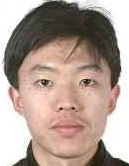
#> input picture daily/8/mysite/webapp/facedb1/1.png, 129 x 166 px, given in place of low_contrast_1.jpg, which was not available
$ jupyter execute --allow-errors analysis.ipynb   (shell and % lines are left out)   (older library calls are emulated)   (text cells are left out)
#> lines starting #> are read from the running program, lines starting #| are printed output that depends on the picture
### daily/8/mysite/recognition_facenet/ImageProcess.py

# coding: utf-8

# https://www.youtube.com/watch?v=Oi_jE5sp-A0&list=PLh6SAYydrIpctChfPFBlopqw-TGjwWf_8&index=3

# In[29]:

import numpy as np
import cv2
import matplotlib.pyplot as plt
import matplotlib.colors as colors
import os

# [24 lines left out: functions imshow, drawHistogram, not called in this run]


# In[43]:

MyImage=cv2.imread('./precessing/low_contrast_1.jpg',cv2.IMREAD_GRAYSCALE)
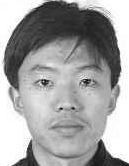
#> MyImage: shape (166, 129); min 5, max 255, mean 162.8


# In[44]:

# [5 lines left out: function contrast, not called in this run]


# In[45]:

def brightness(I,amount):
    I=I+amount
    return np.minimum(np.maximum(I,0),255)


# In[46]:

def invert(I):return 255-I


# In[47]:

def threshold(I,t):return (I<=t)*0+(I>t)*255


# In[48]:

# [98 lines left out: functions autoContract, modify_autoContract, histogramAnalysis, matchHistogram, equalization, not called in this run]

# In[51]:

### daily/8/mysite/facenet/align/detect_face.py
""" Tensorflow implementation of the face detection / alignment algorithm found at
https://github.com/kpzhang93/MTCNN_face_detection_alignment
"""
# MIT License
#
# Copyright (c) 2016 David Sandberg
#
# Permission is hereby granted, free of charge, to any person obtaining a copy
# of this software and associated documentation files (the "Software"), to deal
# in the Software without restriction, including without limitation the rights
# to use, copy, modify, merge, publish, distribute, sublicense, and/or sell
# copies of the Software, and to permit persons to whom the Software is
# furnished to do so, subject to the following conditions:
#
# The above copyright notice and this permission notice shall be included in all
# copies or substantial portions of the Software.
#
# THE SOFTWARE IS PROVIDED "AS IS", WITHOUT WARRANTY OF ANY KIND, EXPRESS OR
# IMPLIED, INCLUDING BUT NOT LIMITED TO THE WARRANTIES OF MERCHANTABILITY,
# FITNESS FOR A PARTICULAR PURPOSE AND NONINFRINGEMENT. IN NO EVENT SHALL THE
# AUTHORS OR COPYRIGHT HOLDERS BE LIABLE FOR ANY CLAIM, DAMAGES OR OTHER
# LIABILITY, WHETHER IN AN ACTION OF CONTRACT, TORT OR OTHERWISE, ARISING FROM,
# OUT OF OR IN CONNECTION WITH THE SOFTWARE OR THE USE OR OTHER DEALINGS IN THE
# SOFTWARE.

from __future__ import absolute_import
from __future__ import division
from __future__ import print_function
from six import string_types, iteritems

import numpy as np
import tensorflow as tf
#from math import floor
import cv2
import os

def layer(op):
    """Decorator for composable network layers."""

    # [18 lines left out: function layer_decorated, not called in this run]

    return layer_decorated

class Network(object):

    # [11 lines left out: function __init__, not called in this run]

    def setup(self):
        """Construct the network. """
        raise NotImplementedError('Must be implemented by the subclass.')

    # [32 lines left out: functions load, feed, not called in this run]

    def get_output(self):
        """Returns the current network output."""
        return self.terminals[-1]

    # [6 lines left out: function get_unique_name, not called in this run]

    def make_var(self, name, shape):
        """Creates a new TensorFlow variable."""
        return tf.get_variable(name, shape, trainable=self.trainable)

    def validate_padding(self, padding):
        """Verifies that the padding is one of the supported ones."""
        assert padding in ('SAME', 'VALID')

    # [69 lines left out: functions conv, prelu, max_pool, fc, not called in this run]


    """
    Multi dimensional softmax,
    refer to https://github.com/tensorflow/tensorflow/issues/210
    compute softmax along the dimension of target
    the native softmax only supports batch_size x dimension
    """
    # [7 lines left out: function softmax, not called in this run]

class PNet(Network):
    # [14 lines left out: function setup, not called in this run]

class RNet(Network):
    # [17 lines left out: function setup, not called in this run]

class ONet(Network):
    # [512 lines left out: functions setup, create_mtcnn, detect_face, bulk_detect_face, bbreg, generateBoundingBox and 3 more, not called in this run]

def imresample(img, sz):
    im_data = cv2.resize(img, (sz[1], sz[0]), interpolation=cv2.INTER_AREA) #@UndefinedVariable
    return im_data

    # [12 lines of commented-out code are left out]

### daily/8/mysite/analysis.ipynb
#> (a cell that did not finish here is left out)

[cell 2]
dbFile='./webapp/facedb1'
dbs=[]
fnames=[]
#> (the rest of this cell did not finish here and is left out)

#> (a cell that did not finish here is left out)

[cell 4]
def readDetectFile(fs='./webapp/detect/'):
    '''
    read files under fs,return a list of images[HxWxC]
    '''
    images=[]
    for f in os.listdir(fs):
        I=imread(os.path.join(fs,f),mode='RGB')
        I=modify_autoContract(I)
        images.append(I)
    return images
# [23 lines left out: function alignImage, not called in this run]

#> (the rest of this cell did not finish here and is left out)


$ run again, on daily/8/mysite/webapp/facedb1/8.jpg
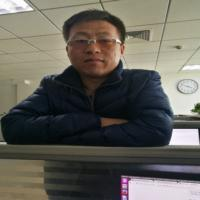
#> input picture daily/8/mysite/webapp/facedb1/8.jpg, 200 x 200 px, given in place of low_contrast_1.jpg, which was not available
#> `MyImage=cv2.imread('./precessing/low_contrast_1.jpg',cv2.IMREAD_GRAYSC..`:
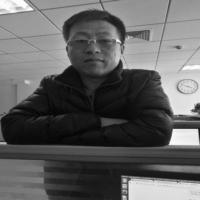
#> MyImage: shape (200, 200); min 1, max 255, mean 96.8

$ run again, on daily/8/mysite/webapp/facedb1/aaron carter.jpg
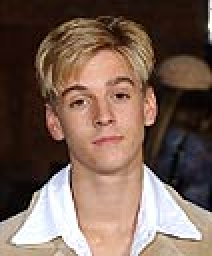
#> input picture daily/8/mysite/webapp/facedb1/aaron carter.jpg, 106 x 128 px, given in place of low_contrast_1.jpg, which was not available (shown 2 times larger)
#> `MyImage=cv2.imread('./precessing/low_contrast_1.jpg',cv2.IMREAD_GRAYSC..`:
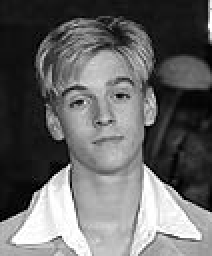
#> MyImage: shape (128, 106) (shown 2 times larger); min 0, max 255, mean 102.5

$ run again, on daily/8/mysite/webapp/facedb1/bill.jpg
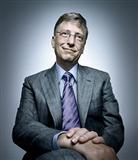
#> input picture daily/8/mysite/webapp/facedb1/bill.jpg, 138 x 160 px, given in place of low_contrast_1.jpg, which was not available
#> `MyImage=cv2.imread('./precessing/low_contrast_1.jpg',cv2.IMREAD_GRAYSC..`:
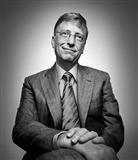
#> MyImage: shape (160, 138); min 0, max 255, mean 110.8
